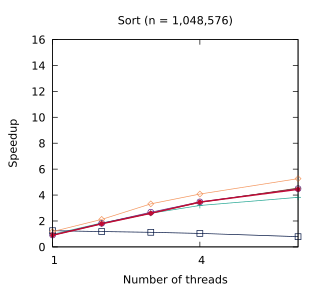

Here is the gnuplot script that generated this plot:
set title "Sort (n = 1,048,576)"
set terminal pdf size 3.2,2.9
set output "./results/Sort_n___1,048,576.pdf"
set key off
set xrange [1:6]
set xtics (1, 4)
set xlabel "Number of threads"
set yrange [0:16]
set ylabel "Speedup"
plot './results/Sort_n___1,048,576.dat' using 1:2 title "Sequential partition" pointsize 0.7 lw 1 pt 1 linecolor rgb "#24A793" with linespoints, \
  './results/Sort_n___1,048,576.dat' using 1:3 title "Work stealing" pointsize 0.7 lw 1 pt 6 linecolor rgb "#5B2182" with linespoints, \
  './results/Sort_n___1,048,576.dat' using 1:4 title "OpenMP (nested loops)" pointsize 0.7 lw 1 pt 4 linecolor rgb "#001240" with linespoints, \
  './results/Sort_n___1,048,576.dat' using 1:5 title "OpenMP (tasks)" pointsize 0.7 lw 1 pt 12 linecolor rgb "#F3965E" with linespoints, \
  './results/Sort_n___1,048,576.dat' using 1:6 title "Work assisting (our)" pointsize 0.4 lw 2 pt 7 linecolor rgb "#C00A35" with linespoints
